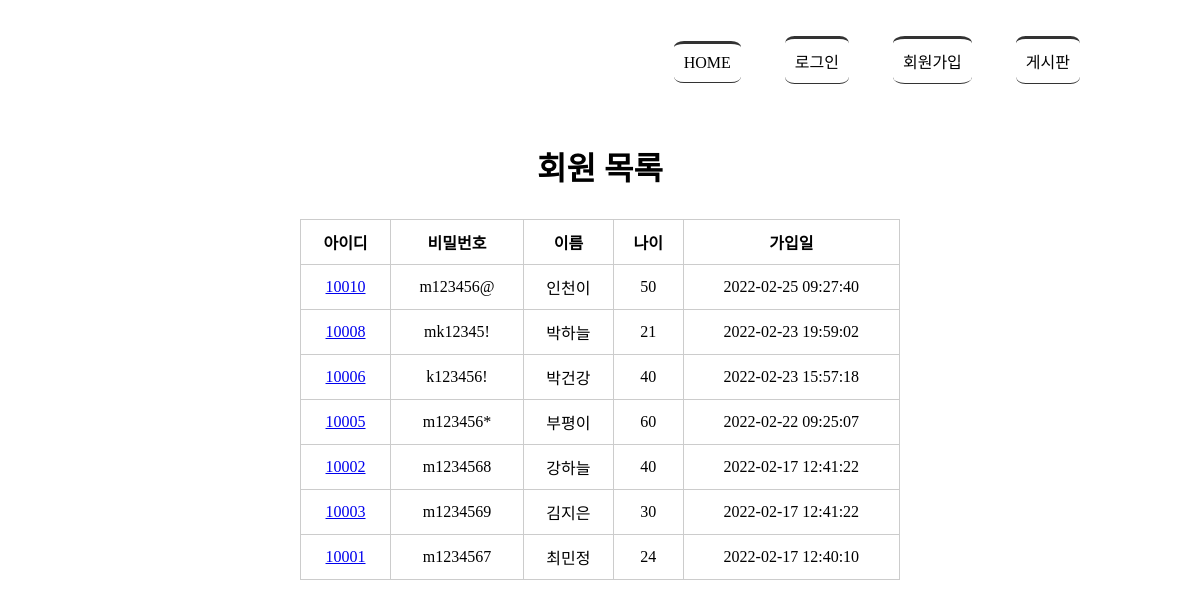
Page /memberlist/ on the committed database.
### tables this page shows
CREATE TABLE member(
            mid char(5) PRIMARY KEY,
            passwd char(8) NOT NULL,
            name text NOT NULL,
            age integer,
            regDate timestamp date DEFAULT (datetime('now','localtime'))
            );

### app.py (the view)
@app.route('/memberlist/')
def memberlist():
    rs = select_member()
    return render_template('memberlist.html', rs = rs)

### model/model_member.py (called while the page is built)
def getconn():
    conn = sqlite3.connect("./members.db")
    return conn

def select_member():
    conn = getconn()
    cur = conn.cursor()
    sql = "SELECT * FROM member ORDER BY regDate DESC"
    cur.execute(sql)
    rs = cur.fetchall()
    conn.close()
    return rs

### templates/memberlist.html (shortened to what this page needs)
<!DOCTYPE html>
<html lang="en">
<head>
    <link rel="stylesheet" href="{{ url_for('static',filename='style.css')}}">
</head>
<body>
    <div id="container">
        {% include 'navbar.html' %}
        <section>
            <h1>회원 목록</h1>
            <table>
                <tr>
                    <th>아이디</th><th>비밀번호</th><th>이름</th><th>나이</th><th>가입일</th>
                </tr>
                {% for i in rs %}
                <tr>
                    <td><a href="{{ url_for('member_view', id=i[0]) }}">{{ i[0] }}</a></td>
                    <td>{{ i[1] }}</td>
                    <td>{{ i[2] }}</td>
                    <td>{{ i[3] }}</td>
                    <td>{{ i[4] }}</td>
                </tr>
                {% endfor %}
            </table>
        </section>
    </div>
</body>
</html>

### static/style.css (style rules this page uses)
#container { width: 1000px; margin: 0 auto; }
section { text-align: center; }
section h1 { font-size: 2em; margin-bottom: 30px; }
section table { width: 600px; margin: 0 auto; border-collapse: collapse; }
section table, th, td { border: 1px solid #ccc; padding: 10px }

### rows in the picture
member: mid "10010", passwd "m123456@", name "인천이", age "50", regDate "2022-02-25 09:27:40"
member: mid "10008", passwd "mk12345!", name "박하늘", age "21", regDate "2022-02-23 19:59:02"
member: mid "10006", passwd "k123456!", name "박건강", age "40", regDate "2022-02-23 15:57:18"
member: mid "10005", passwd "m123456*", name "부평이", age "60", regDate "2022-02-22 09:25:07"
member: mid "10002", passwd "m1234568", name "강하늘", age "40", regDate "2022-02-17 12:41:22"
member: mid "10003", passwd "m1234569", name "김지은", age "30", regDate "2022-02-17 12:41:22"
member: mid "10001", passwd "m1234567", name "최민정", age "24", regDate "2022-02-17 12:40:10"
